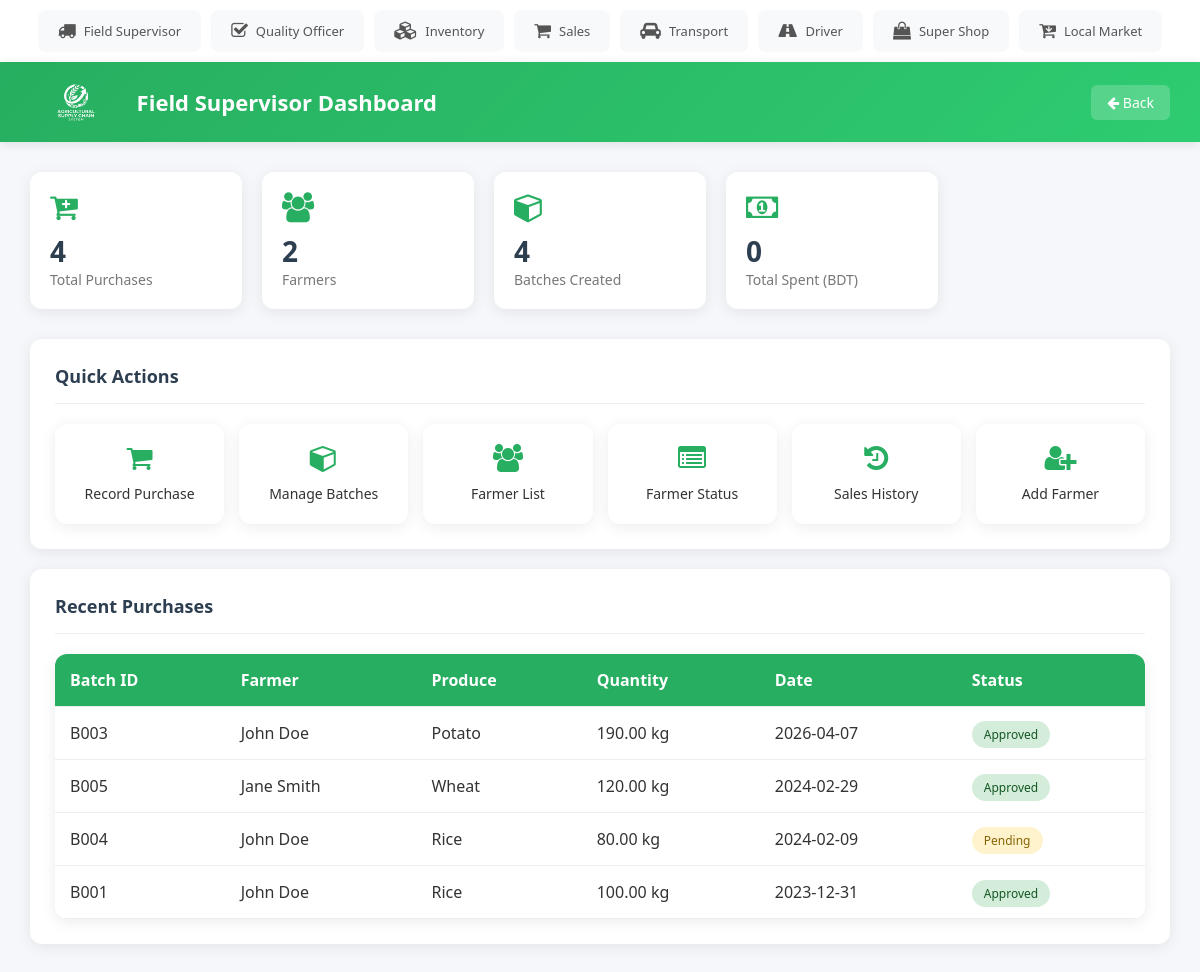
Screenshot of /field_supervisor/dashboard.php with the database file from the repository.
### tables this page shows
CREATE TABLE `Batches` (
  `batch_id` int(11) NOT NULL,
  `batch_number` varchar(50) NOT NULL,
  `product_id` int(11) DEFAULT NULL,
  `farmer_id` int(11) DEFAULT NULL,
  `supervisor_id` int(11) DEFAULT NULL,
  `quantity` decimal(10,2) DEFAULT NULL,
  `unit` varchar(20) DEFAULT NULL,
  `purchase_date` timestamp NOT NULL DEFAULT current_timestamp()
);

CREATE TABLE `Farmers` (
  `farmer_id` int(11) NOT NULL,
  `name` varchar(100) NOT NULL,
  `location` varchar(255) DEFAULT NULL,
  `contact_info` varchar(50) DEFAULT NULL
);

CREATE TABLE `Products` (
  `product_id` int(11) NOT NULL,
  `product_name` varchar(100) NOT NULL,
  `category` varchar(50) DEFAULT NULL
);

CREATE TABLE `Quality_Checks` (
  `check_id` int(11) NOT NULL,
  `batch_id` int(11) DEFAULT NULL,
  `officer_id` int(11) DEFAULT NULL,
  `quality_tag` varchar(50) DEFAULT NULL,
  `comments` text DEFAULT NULL,
  `check_date` timestamp NOT NULL DEFAULT current_timestamp()
);

### field_supervisor/dashboard.php (the view, shortened to what this page needs)
<?php
include "../db.php";
$total_batches = 0;
$total_farmers = 0;
$total_earnings = 0;
$result = $conn->query("SELECT COUNT(*) AS total FROM Batches");
if ($result) {
    $total_batches = $result->fetch_assoc()['total'];
}
$result = $conn->query("SELECT COUNT(*) AS total FROM Farmers");
if ($result) {
    $total_farmers = $result->fetch_assoc()['total'];
}
$total_purchases = $total_batches;
$recent_sql = "SELECT b.batch_number, f.name AS farmer_name, p.product_name, b.quantity, b.unit, DATE_FORMAT(b.purchase_date, '%Y-%m-%d') AS purchase_date, q.quality_tag FROM Batches b JOIN Farmers f ON b.farmer_id=f.farmer_id JOIN Products p ON b.product_id=p.product_id LEFT JOIN Quality_Checks q ON b.batch_id=q.batch_id ORDER BY b.purchase_date DESC LIMIT 5";
$recent_result = $conn->query($recent_sql);
?>
<!DOCTYPE html>
<html lang="en">
  <head>
    <link rel="stylesheet" href="../style.css" />
    <link rel="stylesheet" href="https://cdnjs.cloudflare.com/ajax/libs/font-awesome/4.7.0/css/font-awesome.min.css" />
  </head>
  <body>
    <main>
      <div class="stats-grid">
        <div class="stat-card">
          <i class="fa fa-cart-plus"></i>
          <div class="value"><?php echo $total_purchases; ?></div>
          <div class="label">Total Purchases</div>
        </div>
        <div class="stat-card">
          <i class="fa fa-users"></i>
          <div class="value"><?php echo $total_farmers; ?></div>
          <div class="label">Farmers</div>
        </div>
        <div class="stat-card">
          <i class="fa fa-cube"></i>
          <div class="value"><?php echo $total_batches; ?></div>
          <div class="label">Batches Created</div>
        </div>
        <div class="stat-card">
          <i class="fa fa-money"></i>
          <div class="value"><?php echo $total_earnings; ?></div>
          <div class="label">Total Spent (BDT)</div>
        </div>
      </div>
      <div class="card">
        <div class="card-header">
          <span class="card-title">Quick Actions</span>
        </div>
        <div class="quick-actions">
          <a href="record_purchase.php" class="action-btn">
            <i class="fa fa-shopping-cart"></i>
            <span>Record Purchase</span>
          </a>
          <a href="batch_management.php" class="action-btn">
            <i class="fa fa-cube"></i>
            <span>Manage Batches</span>
          </a>
          <a href="farmer_list.php" class="action-btn">
            <i class="fa fa-users"></i>
            <span>Farmer List</span>
          </a>
          <a href="farmer_status.php" class="action-btn">
            <i class="fa fa-list-alt"></i>
            <span>Farmer Status</span>
          </a>
          <a href="farmer_history.php" class="action-btn">
            <i class="fa fa-history"></i>
            <span>Sales History</span>
          </a>
          <a href="add_farmer.php" class="action-btn">
            <i class="fa fa-user-plus"></i>
            <span>Add Farmer</span>
          </a>
        </div>
      </div>
      <div class="card">
        <div class="card-header">
          <span class="card-title">Recent Purchases</span>
        </div>
        <table>
          <tr>
            <th>Batch ID</th>
            <th>Farmer</th>
            <th>Produce</th>
            <th>Quantity</th>
            <th>Date</th>
            <th>Status</th>
          </tr>
          <?php if ($recent_result && $recent_result->num_rows > 0) {
            while ($row = $recent_result->fetch_assoc()) {
              $status = $row['quality_tag'] ? 'Approved' : 'Pending';
              $status_class = $status === 'Approved' ? 'completed' : 'pending';
          ?>
          <tr>
            <td><?php echo htmlspecialchars($row['batch_number']); ?></td>
            <td><?php echo htmlspecialchars($row['farmer_name']); ?></td>
            <td><?php echo htmlspecialchars($row['product_name']); ?></td>
            <td><?php echo htmlspecialchars($row['quantity'] . ' ' . $row['unit']); ?></td>
            <td><?php echo htmlspecialchars($row['purchase_date']); ?></td>
            <td><span class="status <?php echo $status_class; ?>"><?php echo $status; ?></span></td>
          </tr>
          <?php }
          } else {
            echo '<tr><td colspan="6">No recent purchases available.</td></tr>';
          }
          $conn->close(); ?>
        </table>
      </div>
    </main>
  </body>
</html>

### style.css (style rules this page uses)
* { box-sizing: border-box; }
body { margin: 0; font-family: 'Segoe UI', Tahoma, Geneva, Verdana, sans-serif; background: #f5f7fa; color: #333; }
.topbar { background: white; padding: 10px 20px; display: flex; justify-content: center; box-shadow: 0 2px 10px rgba(0,0,0,0.08); overflow-x: auto; }
.topbar-users { display: flex; gap: 10px; flex-wrap: nowrap; }
.topbar-user { display: flex; align-items: center; gap: 8px; padding: 10px 18px; background: #f8f9fa; border-radius: 8px; text-decoration: none; color: #555; font-size: 13px; font-weight: 500; white-space: nowrap; transition: all 0.3s; border: 2px solid transparent; }
.topbar-user i { font-size: 18px; }
header { background: linear-gradient(135deg, #27ae60, #2ecc71); color: white; padding: 15px 30px; display: flex; align-items: center; justify-content: space-between; box-shadow: 0 2px 10px rgba(0,0,0,0.1); }
header .header-left { display: flex; align-items: center; gap: 15px; }
header .logo { height: 50px; border-radius: 8px; }
header .title { font-size: 22px; font-weight: 600; }
header .back-btn { background: rgba(255,255,255,0.2); color: white; padding: 8px 16px; border-radius: 6px; text-decoration: none; font-size: 14px; transition: background 0.3s; }
main { padding: 30px; }
.card { background: white; border-radius: 12px; padding: 25px; box-shadow: 0 3px 15px rgba(0,0,0,0.08); margin-bottom: 20px; }
.card-header { display: flex; justify-content: space-between; align-items: center; margin-bottom: 20px; padding-bottom: 15px; border-bottom: 1px solid #eee; }
.card-title { font-size: 18px; font-weight: 600; color: #2c3e50; }
table { width: 100%; border-collapse: collapse; background: white; border-radius: 12px; overflow: hidden; box-shadow: 0 3px 15px rgba(0,0,0,0.08); }
th, td { padding: 15px; text-align: left; border-bottom: 1px solid #eee; }
th { background: #27ae60; color: white; font-weight: 600; }
.status { padding: 5px 12px; border-radius: 20px; font-size: 12px; font-weight: 500; }
.status.pending { background: #fff3cd; color: #856404; }
.status.completed { background: #d4edda; color: #155724; }
.stats-grid { display: grid; grid-template-columns: repeat(auto-fill, minmax(200px, 1fr)); gap: 20px; margin-bottom: 30px; }
.stat-card { background: white; padding: 20px; border-radius: 12px; box-shadow: 0 3px 15px rgba(0,0,0,0.08); }
.stat-card i { font-size: 30px; color: #27ae60; margin-bottom: 10px; }
.stat-card .value { font-size: 28px; font-weight: 700; color: #2c3e50; }
.stat-card .label { font-size: 14px; color: #777; }
.quick-actions { display: grid; grid-template-columns: repeat(auto-fill, minmax(150px, 1fr)); gap: 15px; }
.action-btn { background: white; padding: 20px; border-radius: 12px; text-align: center; text-decoration: none; color: #333; box-shadow: 0 3px 15px rgba(0,0,0,0.08); transition: all 0.3s; }
.action-btn i { font-size: 28px; color: #27ae60; margin-bottom: 10px; display: block; }
.action-btn span { font-size: 14px; font-weight: 500; }

### rows the page displays
batches: batch_number "B003", farmer.name "John Doe", product.product_name "Potato", quantity+unit "190.00 kg", purchase_date "2026-04-07", quality_checks.quality_tag "Approved"
batches: batch_number "B005", farmer.name "Jane Smith", product.product_name "Wheat", quantity+unit "120.00 kg", purchase_date "2024-02-29", quality_checks.quality_tag "Approved"
batches: batch_number "B004", farmer.name "John Doe", product.product_name "Rice", quantity+unit "80.00 kg", purchase_date "2024-02-09", status "Pending"
batches: batch_number "B001", farmer.name "John Doe", product.product_name "Rice", quantity+unit "100.00 kg", purchase_date "2023-12-31", quality_checks.quality_tag "Approved"

### other values shown
$total_purchases "4"
$total_farmers "2"
$total_batches "4"
$total_earnings "0"
